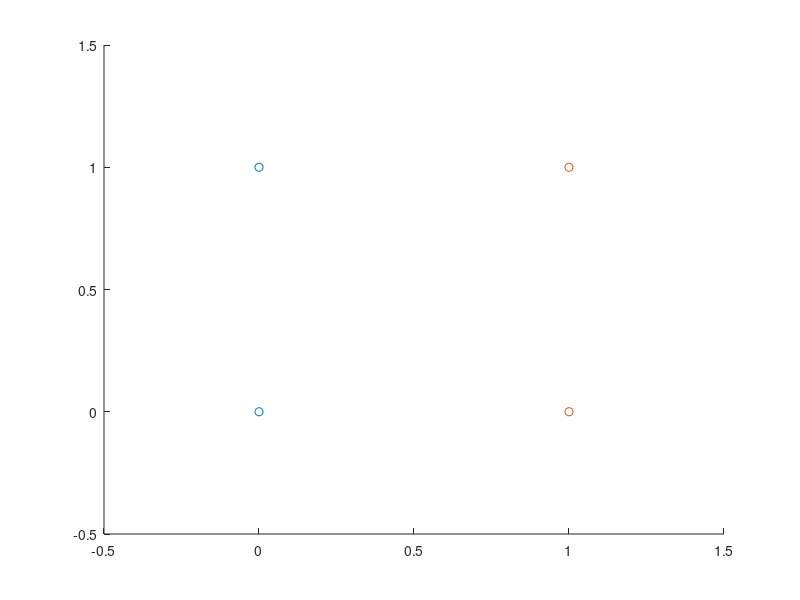

Here is the MATLAB script that generated this plot:
%% Homework 1
%
% EE 516 - Pattern Recognition
% Spring 2023
%
% Nathan Jaggers
%
% Description: See coresponding document <Can add description later>
%% Part <#>
close all;
clear;
clc;

%%
%class one data points
class1 = [0 0; 0 1];

%class two data points
class2 = [1 1; 1 0];

%plot data points
hold on;
scatter(class1(1,:),class1(2,:),"bx");
scatter(class2(1,:),class2(2,:),"ro");
xlim([-0.5 1.5]);
ylim([-0.5 1.5]);
hold off;
%%
y = [1 class1(1,:); 1 class1(2,:); -1 class2(1,:); -1 class2(2,:)];
a = zeros(1,3);

%untill everything is correctly classified
not_tuned = true;
while (not_tuned)
    not_tuned = false
    for k=1:4
        %run through all dot products and make sure they pass
        %if one didn't set status to true
    end
    %if not tuned is true, update weights and move on to next iter
end

%%do i check weights each time to see if they pass and break or after each
%%epoch

